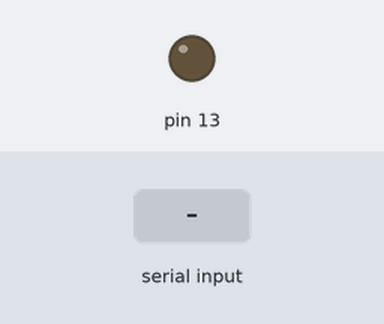
This sketch was run on a simulated Arduino Uno, built with avr-gcc and run on an emulated ATmega328P. Parts: output pins drawn as LEDs (lit = HIGH). The test bench sets the inputs (shaded band).

Above: at 1.2 s.
1.3 s: "a" received over Serial
At 1.7 s:
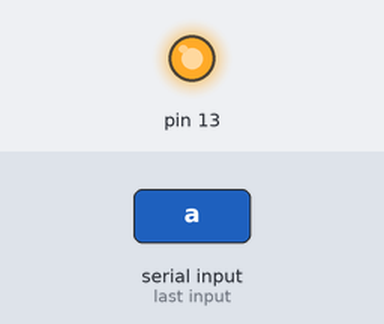
2.8 s: "b" received over Serial
At 4.0 s:
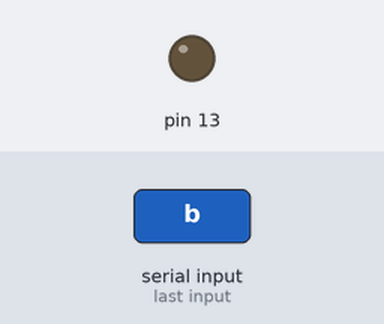
Timing chart, 0 to 5.8 s (numbered marks = the images above; inputs shaded):
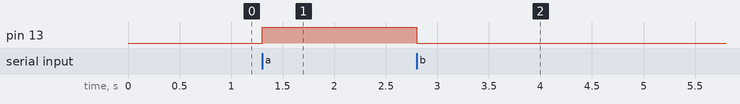

The sketch:

serial_communication_keyboard.ino
```cpp
void setup()
{
Serial.begin(9600); pinMode(13, 1);
}
void loop()
{
  if (Serial.available()>0)  {
char read_Val = Serial.read();
if(read_Val == 'a'){
  digitalWrite(13 ,1);
}
if(read_Val == 'b'){
  digitalWrite(13 ,0);
}
  }
}
```

Measured:
- after the input at 1.3 s, pin 13: LOW → HIGH at once
- after the input at 2.8 s, pin 13: HIGH → LOW at once
